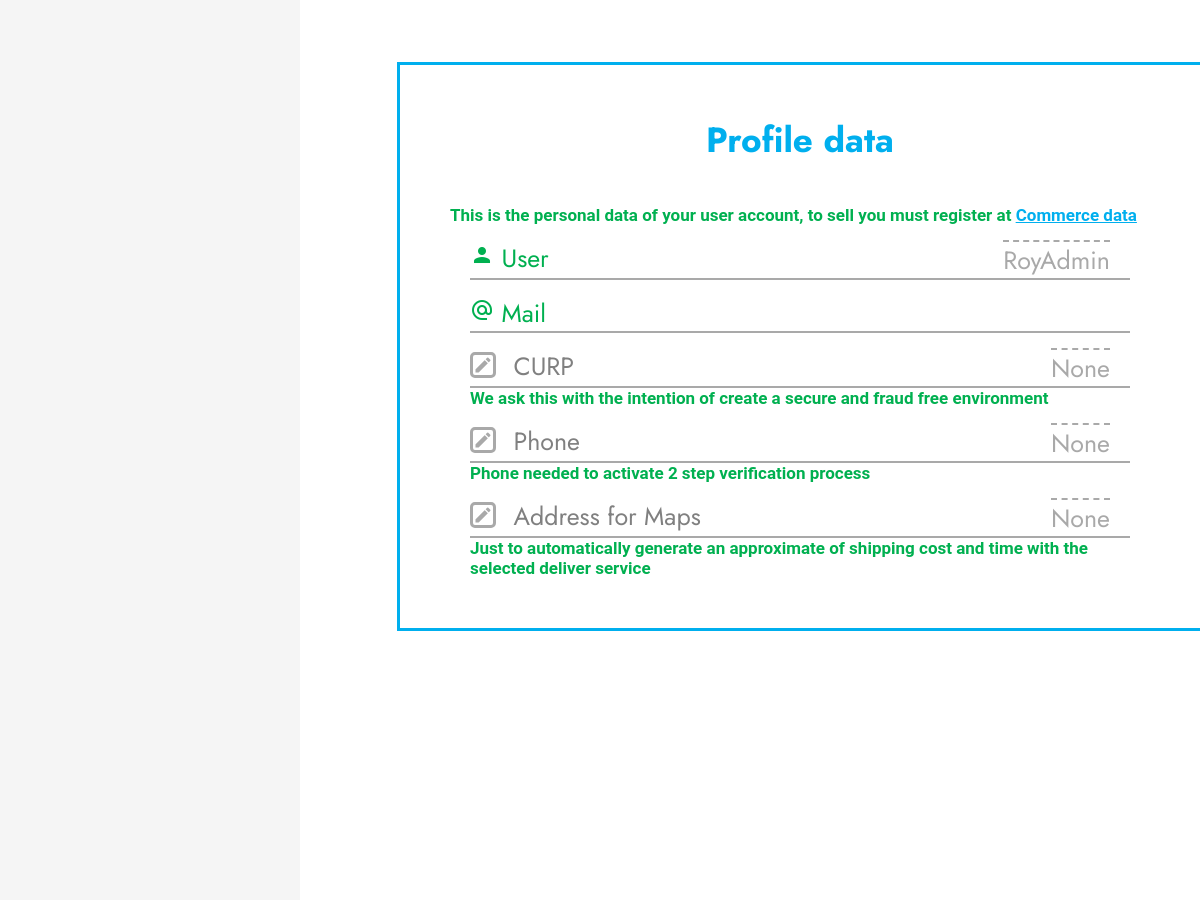
The page /profile/ (signed in, middle part) on the database as committed earlier.
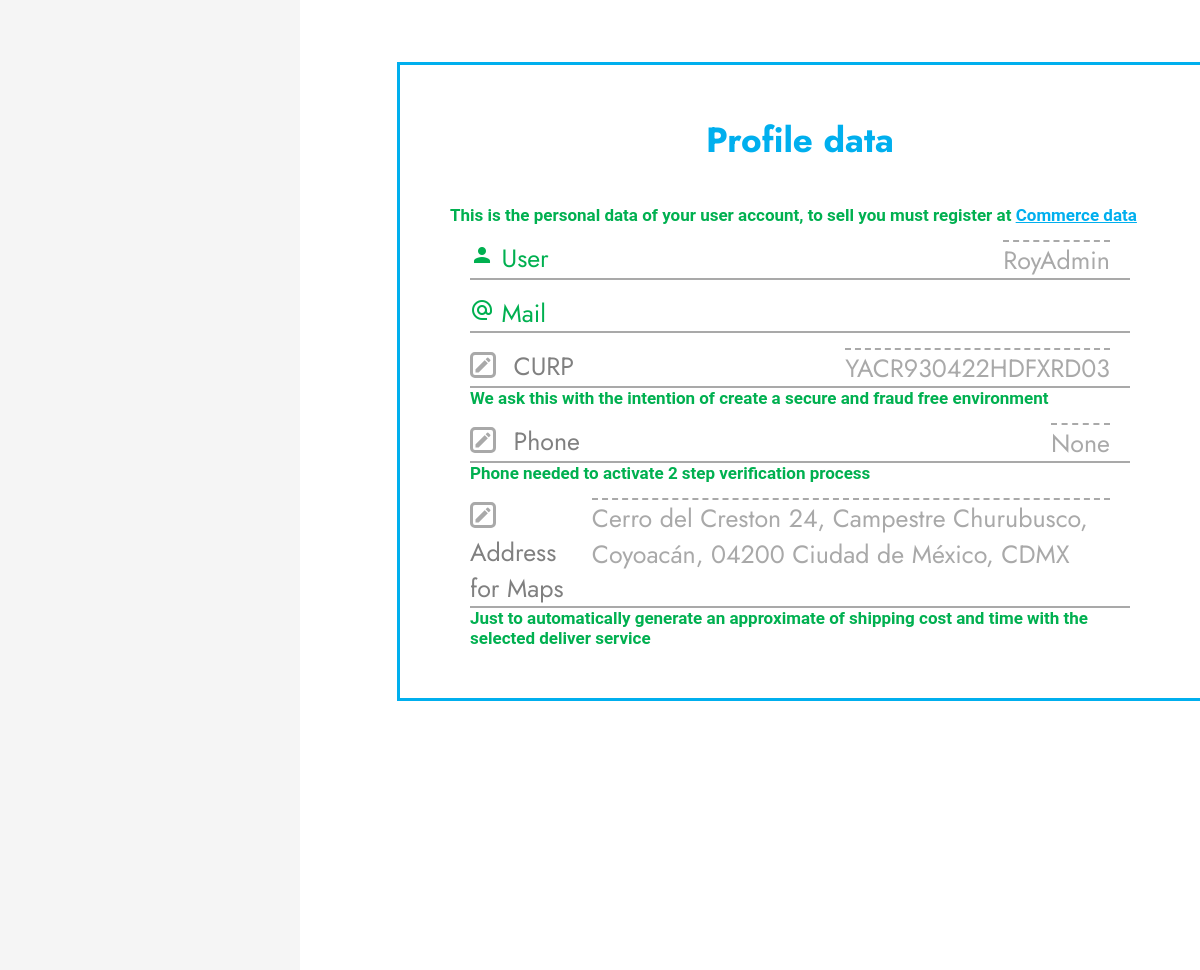
The same page on the database as committed later.
### main/models.py (models this page shows)
class UserProfile(models.Model):
    user = models.OneToOneField(User, related_name='userprofile', null=True, on_delete=models.CASCADE)
    profile_pic = models.ImageField(null=True, blank=True, upload_to="profile_img")
    address = models.CharField(null=True, blank=True, max_length=150)
    curp = models.CharField(null=True, blank=True, max_length=18)
    phone = models.IntegerField(null=True, blank=True)
    id = models.AutoField(primary_key=True)

### main/views.py (the view)
# urls.py: path('profile/', views.editProfile, name="edit_profile"),
@login_required(login_url='log')
def editProfile(request):
    data = UserProfile.objects.filter(user=request.user)
    curpForm = CurpUpdate()
    phoneForm = PhoneUpdate()
    bAddressForm = BAddressUpdate()
    pictureForm = ProfilePicUpdate()
    if request.method == 'POST':
        if request.POST.get("form_type") == 'Update Picture':
            pictureForm = ProfilePicUpdate(request.POST, request.FILES, instance=request.user.userprofile)
            if pictureForm.is_valid():
                pictureForm.save()
                messages.success(request, 'Picture updated!')
        if request.POST.get("form_type") == 'Update Curp':
            curpForm = CurpUpdate(request.POST, instance=request.user.userprofile)
            if curpForm.is_valid():
                curpForm.save()
                messages.success(request, 'Curp updated!')
        elif request.POST.get("form_type") == 'Update Phone':
            phoneForm = PhoneUpdate(request.POST, instance=request.user.userprofile)
            if phoneForm.is_valid():
                phoneForm.save()
                messages.success(request, 'Phone updated!')
        elif request.POST.get("form_type") == 'Update Address':
            bAddressForm = BAddressUpdate(request.POST, instance=request.user.userprofile)
            if bAddressForm.is_valid():
                bAddressForm.save()
                messages.success(request, 'Address updated!')
    else:
        curpForm = CurpUpdate()
        phoneForm = PhoneUpdate()
        bAddressForm = BAddressUpdate()
        pictureForm = ProfilePicUpdate()
    context = {'data': data,
               'curpForm': curpForm,
               'phoneForm': phoneForm,
               'bAddressForm': bAddressForm,
               'pictureForm': pictureForm
               }
    return render(request, "edit_profile.html", context)

### templates/edit_profile.html (shortened to what this page needs)
{% load static %}
<!DOCTYPE html>
<html lang="en">
<head>
    <link rel="stylesheet" href="{% static 'css/styles_settings.css' %}">
</head>
<body>
<div id="main">
    <div id="left">
    </div>
    <div id="right">
        <div id="profile-edit-main">
            <div class="main-container" id="edit-profile">
                <div class="sub-containers">
                    <h4 class="sub-titles">Profile data</h4>
                    <h2>This is the personal data of your user account, to sell you must register at
                        <a href="#ancher-3" style="color: #00afee">Commerce data</a></h2>
                    <ul class="profile-form">
                        {% for data in data %}
                            <li class="profile-form-li">
                                <div style="color: #00B050">
                                    <span class="material-icons">person</span>
                                    User
                                </div>
                                <div class="profile-data">{{ request.user }}</div>
                            </li>
                            <li class="profile-form-li">
                                <div style="color: #00B050">
                                    <span class="material-icons">alternate_email</span>
                                    Mail
                                </div>
                            </li>
                            <li class="profile-form-li">
                                <div>
                                    <button id="curpEdit-button"><span class="material-icons edit-icon">edit</span>
                                    </button>
                                    CURP
                                </div>
                                <div class="profile-data">{{ data.curp }}</div>
                            </li>
                            <h2>We ask this with the intention of create a secure and fraud free environment </h2>
                            <li class="profile-form-li">
                                <div>
                                    <button id="phoneEdit-button"><span class="material-icons edit-icon">edit</span>
                                    </button>
                                    Phone
                                </div>
                                <div class="profile-data">{{ data.phone }}</div>
                            </li>
                            <h2>Phone needed to activate 2 step verification process</h2>
                            <li class="profile-form-li">
                                <div>
                                    <button id="addressEdit-button"><span class="material-icons edit-icon">edit</span>
                                    </button>
                                    Address for Maps
                                </div>
                                <div class="profile-data">{{ data.address }}</div>
                            </li>
                            <h2>Just to automatically generate an approximate of shipping cost and time with the
                                selected deliver service</h2>
                        {% endfor %}
                    </ul>
                </div>
            </div>
        </div>
    </div>
</div>
</body>
</html>

### static/css/styles_settings.css (style rules this page uses)
* { margin: 0; padding: 0;'' list-style: none; }
body { margin: 0; display: flex; flex-direction: column; }
button { border: none; background-color: transparent; cursor: pointer; }
ul { margin-right: 20px; padding: 0; font-family: 'Jost', sans-serif; color: #00B050; list-style: none; }
#left { position: fixed; top: 73px; height: 100vh; width: 300px; background: whitesmoke; overflow: hidden; }
li { color: grey; }
#right { position: fixed; background: white; top: 73px; left: 300px; width: 85%; height: 100vh; overflow: scroll; }
.main-container { margin-right: 20px; height: auto; }
.sub-containers { height: auto; width: 70%; border: solid #00afee; margin-top: 50px; margin-bottom: 250px; padding: 50px; overflow: hidden; }
.sub-titles { font-family: 'Jost', sans-serif; color: #00afee; font-size: 35px; font-style: unset; display: flex; justify-content: center; margin-bottom: 40px; }
#edit-profile { display: flex; flex-direction: column; align-items: center; }
.profile-form { margin-left: 20px; font-family: 'Jost', sans-serif; font-size: 25px; color: #00afee; }
.profile-form-li { display: flex; justify-content: space-between; border-bottom-style: solid; border-width: 2px; border-color: darkgrey; margin-top: 15px; }
.edit-icon { font-size: 20px !important; color: darkgrey; border: solid darkgrey; border-radius: 19%; margin-right: 10px; }
.profile-data { margin-right: 20px; color: darkgrey; border-top-style: dashed; border-width: 2px; }
h2 { font-family: 'Roboto', sans-serif; font-size: 17px; color: #00B050; }

Rows that differ between the two databases and show on the page:
changed UserProfile "None": curp "None" → "YACR930422HDFXRD03"; address "None" → "Cerro del Creston 24, Campestre Churubusco, Coyoacán, 04200 Ciudad de México, CDMX"
